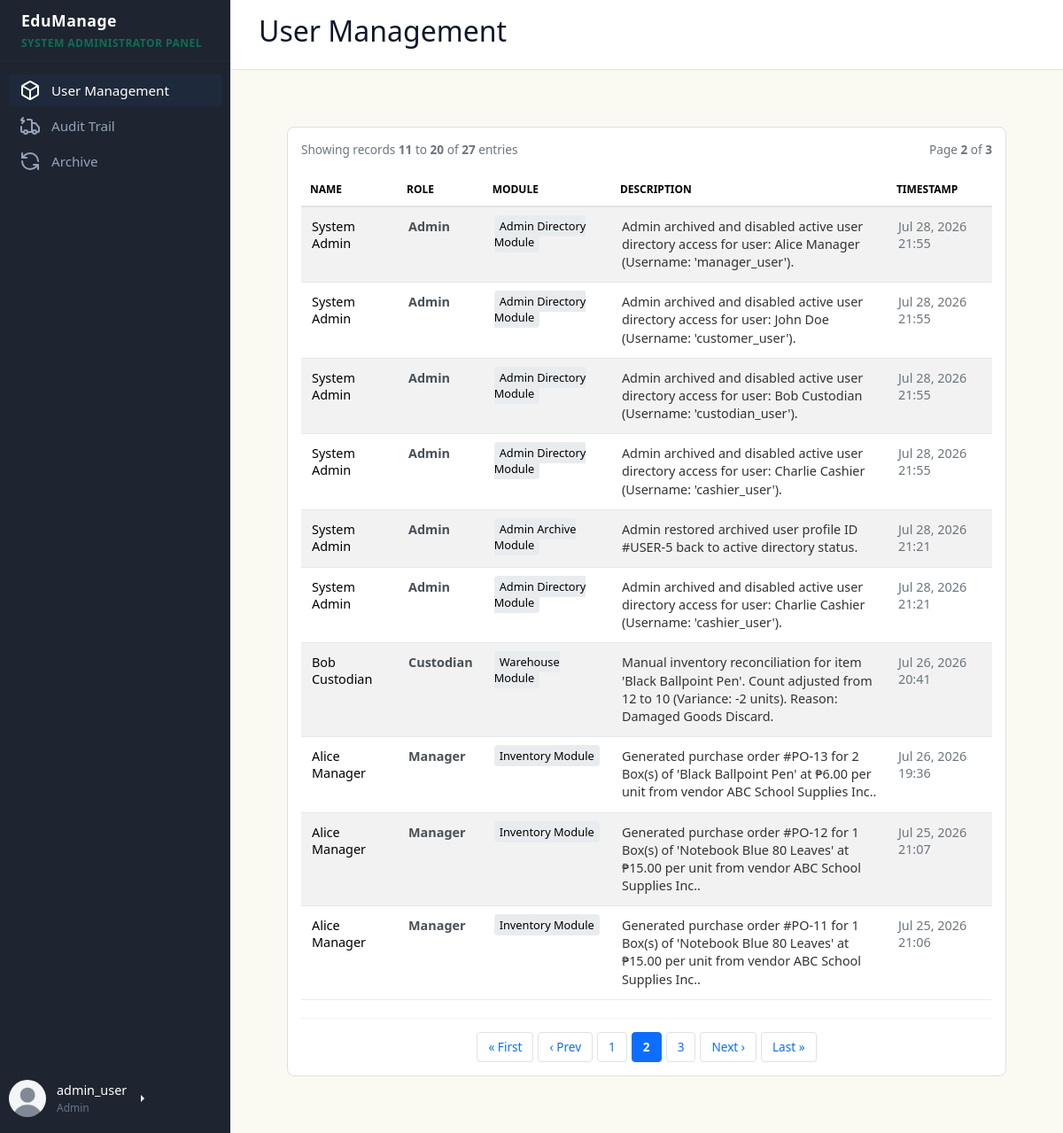
Screenshot of /dashboards/admin/admin_dashboard.php?page=audit-trail&log_page=2 (signed in) with the database file from the repository.
### tables this page shows
CREATE TABLE `users` (
  `user_id` int(11) NOT NULL,
  `first_name` varchar(50) NOT NULL,
  `last_name` varchar(50) NOT NULL,
  `profile_picture` varchar(255) DEFAULT 'default.jpg',
  `email` varchar(100) NOT NULL,
  `username` varchar(50) NOT NULL,
  `password_hash` varchar(255) NOT NULL,
  `role` varchar(20) NOT NULL,
  `is_archived` tinyint(1) NOT NULL DEFAULT 0,
  `created_at` datetime DEFAULT current_timestamp()
);

CREATE TABLE `audit_logs` (
  `log_id` int(11) NOT NULL,
  `user_id` int(11) NOT NULL,
  `action` varchar(100) NOT NULL,
  `module` varchar(50) NOT NULL,
  `description` text NOT NULL,
  `created_at` datetime DEFAULT current_timestamp()
);

### dashboards/admin/modules/audit-trail.php (the view, shortened to what this page needs)
<?php
require_once '../../config/db.php';
$records_per_page = 10;
$current_page = isset($_GET['log_page']) ? intval($_GET['log_page']) : 1;
$offset = ($current_page - 1) * $records_per_page;
$count_query = "SELECT COUNT(*) as total FROM audit_logs";
$count_result = $conn->query($count_query);
$total_rows = $count_result->fetch_assoc()['total'] ?? 0;
$total_pages = ceil($total_rows / $records_per_page);
$log_query = "
    SELECT a.log_id, u.first_name, u.last_name, u.role, a.action, a.module, a.description, a.created_at
    FROM audit_logs a
    LEFT JOIN users u ON a.user_id = u.user_id
    ORDER BY a.created_at DESC
    LIMIT ? OFFSET ?
";
$stmt = $conn->prepare($log_query);
$stmt->bind_param("ii", $records_per_page, $offset);
$stmt->execute();
$logs_result = $stmt->get_result();
$current_params = $_GET;
unset($current_params['log_page']);
$query_string = http_build_query($current_params);
$base_url = "admin_dashboard.php?" . ($query_string ? $query_string . "&" : "");
?>
<div class="table-container" style="background: white; padding: 15px; border-radius: 8px; border: 1px solid #e0e0e0;">
    <div style="display: flex; justify-content: space-between; align-items: center; margin-bottom: 15px; font-size: 0.85rem; color: #6c757d;">
        <span>Showing records <strong><?= min($offset + 1, $total_rows) ?></strong> to <strong><?= min($offset + $records_per_page, $total_rows) ?></strong> of <strong><?= $total_rows ?></strong> entries</span>
        <span>Page <strong><?= $current_page ?></strong> of <strong><?= $total_pages ?: 1 ?></strong></span>
    </div>
    <table class="table table-striped" style="width: 100%; border-collapse: collapse; font-size: 0.9rem; text-align: left;">
        <thead>
            <tr style="background: #f8f9fa; border-bottom: 2px solid #dee2e6;">
                <th style="padding: 10px;">Name</th>
                <th style="padding: 10px;">Role</th>
                <th style="padding: 10px;">Module</th>
                <th style="padding: 10px;">Description</th>
                <th style="padding: 10px;">Timestamp</th>
            </tr>
        </thead>
        <tbody>
            <?php if ($logs_result->num_rows === 0): ?>
                <tr>
                    <td colspan="5" style="padding: 20px; text-align: center; color: #868e96;">No audit records found inside system storage index.</td>
                </tr>
            <?php else: ?>
                <?php while ($log = $logs_result->fetch_assoc()): ?>
                    <tr style="border-bottom: 1px solid #e9ecef; transition: background 0.1s;" onmouseover="this.style.background='#f8f9fa'" onmouseout="this.style.background='transparent'">
                        <td style="padding: 12px;"><?= htmlspecialchars($log['first_name'] . " " . $log['last_name']) ?: '<em style="color:#bbb;">System Automatons</em>' ?></td>
                        <td style="padding: 12px; font-weight: bold; color: #495057;"><?= htmlspecialchars($log['role'] ?: 'System Engine') ?></td>
                        <td style="padding: 12px;"><span style="background: #e9ecef; padding: 3px 6px; border-radius: 4px; font-size: 0.8rem;"><?= htmlspecialchars($log['module']) ?></span></td>
                        <td style="padding: 12px; width: 40%; color: #333; line-height: 1.4;"><?= htmlspecialchars($log['description']) ?></td>
                        <td style="padding: 12px; color: #6c757d;"><?= date('M d, Y H:i', strtotime($log['created_at'])) ?></td>
                    </tr>
                <?php endwhile; ?>
            <?php endif; ?>
        </tbody>
    </table>
    <?php if ($total_pages > 1): ?>
        <div class="pagination-pad" style="display: flex; justify-content: center; align-items: center; gap: 5px; margin-top: 20px; padding-top: 15px; border-top: 1px solid #f1f3f5;">
            <a href="<?= $base_url ?>log_page=1" style="padding: 6px 12px; border: 1px solid #dee2e6; border-radius: 4px; text-decoration: none; color: #0d6efd; font-size: 0.85rem; <?= $current_page == 1 ? 'pointer-events: none; color: #dee2e6;' : '' ?>">« First</a>
            <a href="<?= $base_url ?>log_page=<?= $current_page - 1 ?>" style="padding: 6px 12px; border: 1px solid #dee2e6; border-radius: 4px; text-decoration: none; color: #0d6efd; font-size: 0.85rem; <?= $current_page == 1 ? 'pointer-events: none; color: #dee2e6;' : '' ?>">‹ Prev</a>
            <?php
            $start_pad = max(1, $current_page - 2);
            $end_pad = min($total_pages, $current_page + 2);
            for ($i = $start_pad; $i <= $end_pad; $i++):
                $is_active = ($i === $current_page);
                $bg_color = $is_active ? '#0d6efd' : 'transparent';
                $text_color = $is_active ? '#fff' : '#0d6efd';
                $border_color = $is_active ? '#0d6efd' : '#dee2e6';
            ?>
                <a href="<?= $base_url ?>log_page=<?= $i ?>" style="padding: 6px 12px; border: 1px solid <?= $border_color ?>; background: <?= $bg_color ?>; color: <?= $text_color ?>; border-radius: 4px; text-decoration: none; font-size: 0.85rem; font-weight: <?= $is_active ? 'bold' : 'normal' ?>;">
                    <?= $i ?>
                </a>
            <?php endfor; ?>
            <a href="<?= $base_url ?>log_page=<?= $current_page + 1 ?>" style="padding: 6px 12px; border: 1px solid #dee2e6; border-radius: 4px; text-decoration: none; color: #0d6efd; font-size: 0.85rem; <?= $current_page >= $total_pages ? 'pointer-events: none; color: #dee2e6;' : '' ?>">Next ›</a>
            <a href="<?= $base_url ?>log_page=<?= $total_pages ?>" style="padding: 6px 12px; border: 1px solid #dee2e6; border-radius: 4px; text-decoration: none; color: #0d6efd; font-size: 0.85rem; <?= $current_page >= $total_pages ? 'pointer-events: none; color: #dee2e6;' : '' ?>">Last »</a>
        </div>
    <?php endif; ?>
</div>

### dashboards/admin/adminsidebar.php (shortened to what this page needs)
<aside>
    <div class="brand">
        EduManage
        <span>System Administrator Panel</span>
    </div>
    <ul class="menu">
        <li class="menu-item active">
            <a href="admin_dashboard.php?page=users"><?php include("../../icons/box-icon.html") ?> <span>User Management</span></a>
        </li>
        <li class="menu-item">
            <a href="admin_dashboard.php?page=audit-trail"><?php include("../../icons/truck-icon.html") ?> <span>Audit Trail</span></a>
        </li>
        <li class="menu-item">
            <a href="admin_dashboard.php?page=archive"><?php include("../../icons/cycle-icon.html") ?> <span>Archive</span></a>
        </li>
    </ul>
    <div class="btn-group dropend mb-2">
        <a role="button" class="user-profile dropdown-toggle text-white text-decoration-none" data-bs-toggle="dropdown" aria-expanded="false">
            <div class="avatar">
                <?php if (!empty($user['profile_picture'])): ?>
                    <img
                        src="../../uploads/profile_pictures/<?= htmlspecialchars($user['profile_picture']) ?>"
                        alt="Profile Picture">
                <?php else: ?>
                    <?= strtoupper(substr($user['username'], 0, 2)) ?>
                <?php endif; ?>
            </div>
            <div class="user-info" style="text-align: left;">
                <span style="font-size: 0.9rem;">
                    <?= htmlspecialchars($user['username']) ?>
                </span>
                <span style="font-size: 0.75rem; color: var(--text-muted);">
                    <?= htmlspecialchars($user['role']) ?>
                </span>
            </div>
        </a>
    </div>
</aside>

### css/style.css (style rules this page uses)
* { box-sizing: border-box; margin: 0; padding: 0; font-family: "Segoe UI", system-ui, sans-serif; }
body { background-color: var(--bg-main); color: var(--text-dark); display: flex; height: 100vh; overflow: hidden; }
aside { width: 260px; background-color: var(--bg-sidebar); color: #ffffff; display: flex; flex-direction: column; flex-shrink: 0; }
.brand { padding-inline: 24px; padding-block: 10px; font-size: 1.1rem; font-weight: bold; border-bottom: 1px solid var(--sidebar-active); letter-spacing: 0.5px; }
.brand span { color: var(--primary); display: block; font-size: 0.75rem; text-transform: uppercase; margin-top: 4px; }
.menu { list-style: none; padding: 15px 10px; display: flex; flex-direction: column; gap: 4px; flex-grow: 1; }
.menu-item a { display: flex; align-items: center; gap: 12px; color: #94a3b8; text-decoration: none; padding: 6px; padding-left: 12px; border-radius: 4px; font-size: 0.95rem; transition: all 0.2s; }
.menu-item.active a, .menu-item a:hover { background-color: var(--sidebar-active); color: #ffffff; }
.user-profile { display: flex; align-items: center; gap: 12px; padding-left: 10px; margin-bottom: 10px; }
.user-info { display: flex; flex-direction: column; gap: 1px; }
.avatar { width: 36px; height: 36px; background-color: var(--primary); color: #ffffff; border-radius: 50%; display: flex; align-items: center; justify-content: center; font-weight: bold; font-size: 0.9rem; }
.btn-group { display: flex; gap: 12px; }
.table-container { background: #ffffff; border: 1px solid var(--border); border-radius: 12px; overflow: hidden; }
table { width: 100%; border-collapse: collapse; text-align: left; }
th { background-color: #f8fafc; color: var(--text-muted); font-size: 0.75rem; text-transform: uppercase; font-weight: 700; padding: 14px 24px; border-bottom: 1px solid var(--border); }
td { padding: 16px 24px; border-bottom: 1px solid var(--border); font-size: 0.9rem; }
tr:last-child td { border-bottom: none; }
.avatar { width: 42px; height: 42px; border-radius: 50%; overflow: hidden; display: flex; align-items: center; justify-content: center; background: #6c63ff; color: white; font-weight: 600; }
.avatar img { width: 100%; height: 100%; object-fit: cover; }

### dashboards/admin/admin_dashboard.php (style rules this page uses)
.avatar { width: 42px; height: 42px; min-width: 42px; min-height: 42px; border-radius: 50%; overflow: hidden; display: flex; align-items: center; justify-content: center; font-weight: 600; }
.avatar img { width: 100%; height: 100%; object-fit: cover; display: block; }

### rows the page displays
users: profile_picture (placeholder picture), username "admin_user", role "Admin"
audit_logs: user.last_name "System Admin", user.role "Admin", module "Admin Directory Module", description "Admin archived and disabled active user directory access for user: Alice Manager (Username: 'manager_user').", created_at "Jul 28, 2026 21:55"
audit_logs: user.last_name "System Admin", user.role "Admin", module "Admin Directory Module", description "Admin archived and disabled active user directory access for user: John Doe (Username: 'customer_user').", created_at "Jul 28, 2026 21:55"
audit_logs: user.last_name "System Admin", user.role "Admin", module "Admin Directory Module", description "Admin archived and disabled active user directory access for user: Bob Custodian (Username: 'custodian_user').", created_at "Jul 28, 2026 21:55"
audit_logs: user.last_name "System Admin", user.role "Admin", module "Admin Directory Module", description "Admin archived and disabled active user directory access for user: Charlie Cashier (Username: 'cashier_user').", created_at "Jul 28, 2026 21:55"
audit_logs: user.last_name "System Admin", user.role "Admin", module "Admin Archive Module", description "Admin restored archived user profile ID #USER-5 back to active directory status.", created_at "Jul 28, 2026 21:21"
audit_logs: user.last_name "System Admin", user.role "Admin", module "Admin Directory Module", description "Admin archived and disabled active user directory access for user: Charlie Cashier (Username: 'cashier_user').", created_at "Jul 28, 2026 21:21"
audit_logs: user.last_name "Bob Custodian", user.role "Custodian", module "Warehouse Module", description "Manual inventory reconciliation for item 'Black Ballpoint Pen'. Count adjusted from 12 to 10 (Variance: -2 units). Reason: Damaged Goods Discard.", created_at "Jul 26, 2026 20:41"
audit_logs: user.last_name "Alice Manager", user.role "Manager", module "Inventory Module", description "Generated purchase order #PO-13 for 2 Box(s) of 'Black Ballpoint Pen' at ₱6.00 per unit from vendor ABC School Supplies Inc..", created_at "Jul 26, 2026 19:36"
audit_logs: user.last_name "Alice Manager", user.role "Manager", module "Inventory Module", description "Generated purchase order #PO-12 for 1 Box(s) of 'Notebook Blue 80 Leaves' at ₱15.00 per unit from vendor ABC School Supplies Inc..", created_at "Jul 25, 2026 21:07"
audit_logs: user.last_name "Alice Manager", user.role "Manager", module "Inventory Module", description "Generated purchase order #PO-11 for 1 Box(s) of 'Notebook Blue 80 Leaves' at ₱15.00 per unit from vendor ABC School Supplies Inc..", created_at "Jul 25, 2026 21:06"

### other values shown
min($offset + 1, $total_rows) "11"
min($offset + $records_per_page, $total_rows) "20"
$total_rows "27"
$current_page "2"
$total_pages ?: 1 "3"
